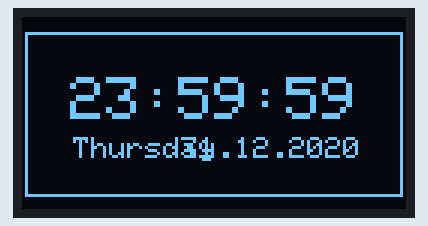
Recording of a sketch running on a simulated Arduino Uno, built with avr-gcc and run on an emulated ATmega328P. On the bench: 128×64 one-colour display. The local clock reads 2024-03-15 10:24:30 at power-on unless the sketch sets it; what the sketch prints to the serial monitor is not drawn.

Above: at 0.1 s.
At 5.1 s:
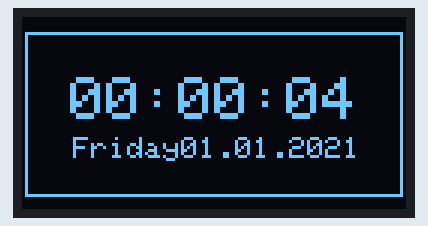
At 10.1 s:
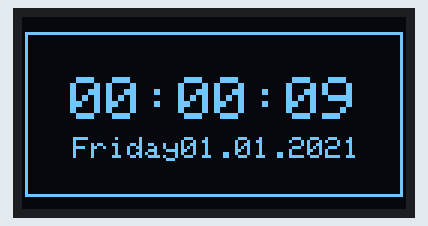
At 21.1 s:
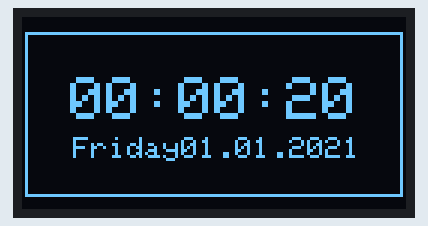
At 28.1 s:
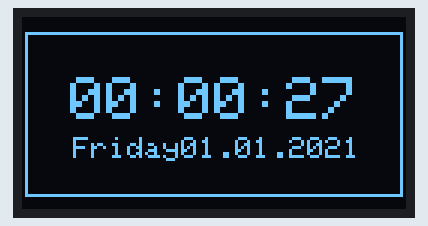
At 38.1 s:
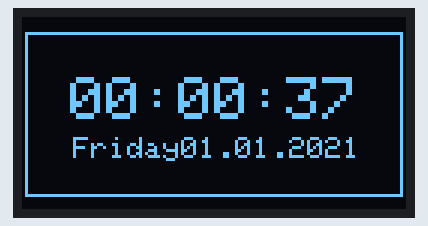

Measured:
- what the display in image 0 shows lasts 0.9 s, from 0.1 s to 1.0 s

The sketch:

oled_ds3231.ino
```cpp
/*
 *  follow ig saya di @imamsbkti
 *  facebook ImamSubekti
 *  youtube imamID
 */
#include <DS3231.h>
#include <Adafruit_SSD1306.h>

DS3231 rtc(SDA, SCL);
Adafruit_SSD1306 oled(128, 64, &Wire, 4);

void setup() {
  // put your setup code here, to run once:
  Serial.begin(115200);
  rtc.begin();

  oled.begin(SSD1306_SWITCHCAPVCC, 0x3C);
  oled.clearDisplay();

  rtc.setTime(23, 59, 59);
  rtc.setDate(31, 12, 2020);
  rtc.setDOW(4);
}

void loop() {
  // put your main code here, to run repeatedly:
  oled.clearDisplay();

  oled.drawRect(1, 5, 126, 55, WHITE);
  oled.setTextSize(2);
  oled.setTextColor(WHITE);
  oled.setCursor(16, 20);
  oled.print(rtc.getTimeStr()); //mengambil data waktu

  oled.setTextSize(1);
  oled.setCursor(17, 40);
  oled.print(rtc.getDOWStr()); //mengambil hari

  oled.setCursor(53, 40);
  oled.print(rtc.getDateStr()); //mengambil tanggal bulan tahun
  oled.display();


  Serial.print("waktu = ");
  Serial.println(rtc.getTimeStr());
  Serial.print(rtc.getDOWStr());
  Serial.print(", ");
  Serial.println(rtc.getDateStr());
}
```
